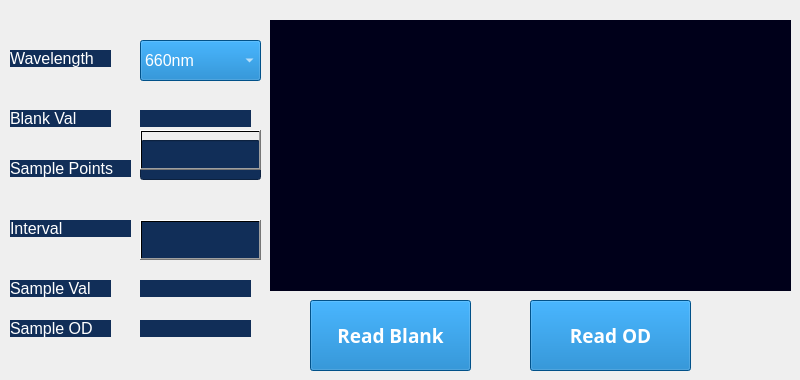
    <widget class="QWidget" name="page_4">
     <widget class="QComboBox" name="comboBox">
      <property name="geometry">
       <rect>
        <x>140</x>
        <y>40</y>
        <width>121</width>
        <height>41</height>
       </rect>
      </property>
      <property name="font">
       <font>
        <pointsize>12</pointsize>
       </font>
      </property>
      <property name="styleSheet">
       <string notr="true">background:rgb(1, 114, 192);
color:rgb(255, 255, 255);</string>
      </property>
      <item>
       <property name="text">
        <string>660nm</string>
       </property>
      </item>
      <item>
       <property name="text">
        <string>625nm</string>
       </property>
      </item>
      <item>
       <property name="text">
        <string>570nm</string>
       </property>
      </item>
      <item>
       <property name="text">
        <string>525nm</string>
       </property>
      </item>
      <item>
       <property name="text">
        <string>505nm</string>
       </property>
      </item>
      <item>
       <property name="text">
        <string>405nm</string>
       </property>
      </item>
      <item>
       <property name="text">
        <string>360nm</string>
       </property>
      </item>
     </widget>
     <widget class="QLabel" name="label_30">
      <property name="geometry">
       <rect>
        <x>10</x>
        <y>50</y>
        <width>101</width>
        <height>17</height>
       </rect>
      </property>
      <property name="font">
       <font>
        <pointsize>12</pointsize>
       </font>
      </property>
      <property name="styleSheet">
       <string notr="true">background:rgb(17, 46, 88);
color:rgb(255, 255, 255);</string>
      </property>
      <property name="text">
       <string>Wavelength</string>
      </property>
     </widget>
     <widget class="QLabel" name="label_32">
      <property name="geometry">
       <rect>
        <x>10</x>
        <y>110</y>
        <width>101</width>
        <height>17</height>
       </rect>
      </property>
      <property name="font">
       <font>
        <pointsize>12</pointsize>
       </font>
      </property>
      <property name="styleSheet">
       <string notr="true">background:rgb(17, 46, 88);
color:rgb(255, 255, 255);</string>
      </property>
      <property name="text">
       <string>Blank Val</string>
      </property>
     </widget>
     <widget class="QLabel" name="label_33">
      <property name="geometry">
       <rect>
        <x>140</x>
        <y>110</y>
        <width>111</width>
        <height>17</height>
       </rect>
      </property>
      <property name="font">
       <font>
        <pointsize>12</pointsize>
       </font>
      </property>
      <property name="styleSheet">
       <string notr="true">background:rgb(17, 46, 88);
color:rgb(255, 255, 255);</string>
      </property>
      <property name="text">
       <string/>
      </property>
     </widget>
     <widget class="QPushButton" name="pushButton_48">
      <property name="geometry">
       <rect>
        <x>310</x>
        <y>300</y>
        <width>161</width>
        <height>71</height>
       </rect>
      </property>
      <property name="font">
       <font>
        <family>PibotoLt</family>
        <pointsize>14</pointsize>
        <weight>75</weight>
        <bold>true</bold>
       </font>
      </property>
      <property name="styleSheet">
       <string notr="true">background:rgb(1, 114, 192);
color:rgb(255, 255, 255);</string>
      </property>
      <property name="text">
       <string>Read Blank</string>
      </property>
     </widget>
     <widget class="QPushButton" name="pushButton_49">
      <property name="geometry">
       <rect>
        <x>530</x>
        <y>300</y>
        <width>161</width>
        <height>71</height>
       </rect>
      </property>
      <property name="font">
       <font>
        <family>PibotoLt</family>
        <pointsize>14</pointsize>
        <weight>75</weight>
        <bold>true</bold>
       </font>
      </property>
      <property name="styleSheet">
       <string notr="true">background:rgb(1, 114, 192);
color:rgb(255, 255, 255);</string>
      </property>
      <property name="text">
       <string>Read OD</string>
      </property>
     </widget>
     <widget class="QPushButton" name="pushButton_27">
      <property name="geometry">
       <rect>
        <x>140</x>
        <y>130</y>
        <width>121</width>
        <height>40</height>
       </rect>
      </property>
      <property name="styleSheet">
       <string notr="true">background:qlineargradient(spread:pad, x1:0, y1:0, x2:1, y2:0, stop:0 rgba(0, 0, 0, 0), stop:1 rgba(0,0,0,0))</string>
      </property>
      <property name="text">
       <string/>
      </property>
     </widget>
     <widget class="QLabel" name="label_34">
      <property name="geometry">
       <rect>
        <x>10</x>
        <y>160</y>
        <width>121</width>
        <height>17</height>
       </rect>
      </property>
      <property name="font">
       <font>
        <pointsize>12</pointsize>
       </font>
      </property>
      <property name="styleSheet">
       <string notr="true">background:rgb(17, 46, 88);
color:rgb(255, 255, 255);</string>
      </property>
      <property name="text">
       <string>Sample Points</string>
      </property>
     </widget>
     <widget class="QLineEdit" name="lineEdit_10">
      <property name="geometry">
       <rect>
        <x>140</x>
        <y>140</y>
        <width>121</width>
        <height>40</height>
       </rect>
      </property>
      <property name="styleSheet">
       <string notr="true">background:rgb(17, 46, 88);
color:rgb(255, 255, 255);</string>
      </property>
     </widget>
     <widget class="QLabel" name="label_35">
      <property name="geometry">
       <rect>
        <x>10</x>
        <y>280</y>
        <width>101</width>
        <height>17</height>
       </rect>
      </property>
      <property name="font">
       <font>
        <pointsize>12</pointsize>
       </font>
      </property>
      <property name="styleSheet">
       <string notr="true">background:rgb(17, 46, 88);
color:rgb(255, 255, 255);</string>
      </property>
      <property name="text">
       <string>Sample Val</string>
      </property>
     </widget>
     <widget class="QLabel" name="label_36">
      <property name="geometry">
       <rect>
        <x>140</x>
        <y>280</y>
        <width>111</width>
        <height>17</height>
       </rect>
      </property>
      <property name="font">
       <font>
        <pointsize>12</pointsize>
       </font>
      </property>
      <property name="styleSheet">
       <string notr="true">background:rgb(17, 46, 88);
color:rgb(255, 255, 255);</string>
      </property>
      <property name="text">
       <string/>
      </property>
     </widget>
     <widget class="QCustomPlot" name="customPlot_2" native="true">
      <property name="geometry">
       <rect>
        <x>270</x>
        <y>20</y>
        <width>521</width>
        <height>271</height>
       </rect>
      </property>
      <property name="styleSheet">
       <string notr="true">background:rgb(0, 0, 26)</string>
      </property>
     </widget>
     <widget class="QLabel" name="label_37">
      <property name="geometry">
       <rect>
        <x>140</x>
        <y>320</y>
        <width>111</width>
        <height>17</height>
       </rect>
      </property>
      <property name="font">
       <font>
        <pointsize>12</pointsize>
       </font>
      </property>
      <property name="styleSheet">
       <string notr="true">background:rgb(17, 46, 88);
color:rgb(255, 255, 255);</string>
      </property>
      <property name="text">
       <string/>
      </property>
     </widget>
     <widget class="QLabel" name="label_38">
      <property name="geometry">
       <rect>
        <x>10</x>
        <y>320</y>
        <width>101</width>
        <height>17</height>
       </rect>
      </property>
      <property name="font">
       <font>
        <pointsize>12</pointsize>
       </font>
      </property>
      <property name="styleSheet">
       <string notr="true">background:rgb(17, 46, 88);
color:rgb(255, 255, 255);</string>
      </property>
      <property name="text">
       <string>Sample OD</string>
      </property>
     </widget>
     <widget class="QLabel" name="label_111">
      <property name="geometry">
       <rect>
        <x>10</x>
        <y>220</y>
        <width>121</width>
        <height>17</height>
       </rect>
      </property>
      <property name="font">
       <font>
        <pointsize>12</pointsize>
       </font>
      </property>
      <property name="styleSheet">
       <string notr="true">background:rgb(17, 46, 88);
color:rgb(255, 255, 255);</string>
      </property>
      <property name="text">
       <string>Interval</string>
      </property>
     </widget>
     <widget class="QPushButton" name="pushButton_57">
      <property name="geometry">
       <rect>
        <x>140</x>
        <y>220</y>
        <width>121</width>
        <height>40</height>
       </rect>
      </property>
      <property name="styleSheet">
       <string notr="true">background:qlineargradient(spread:pad, x1:0, y1:0, x2:1, y2:0, stop:0 rgba(0, 0, 0, 0), stop:1 rgba(0,0,0,0))</string>
      </property>
      <property name="text">
       <string/>
      </property>
     </widget>
     <widget class="QLineEdit" name="lineEdit_19">
      <property name="geometry">
       <rect>
        <x>140</x>
        <y>220</y>
        <width>121</width>
        <height>40</height>
       </rect>
      </property>
      <property name="styleSheet">
       <string notr="true">background:rgb(17, 46, 88);
color:rgb(255, 255, 255);</string>
      </property>
     </widget>
     <zorder>lineEdit_19</zorder>
     <zorder>lineEdit_10</zorder>
     <zorder>comboBox</zorder>
     <zorder>label_30</zorder>
     <zorder>label_32</zorder>
     <zorder>label_33</zorder>
     <zorder>pushButton_48</zorder>
     <zorder>pushButton_49</zorder>
     <zorder>pushButton_27</zorder>
     <zorder>label_34</zorder>
     <zorder>label_35</zorder>
     <zorder>label_36</zorder>
     <zorder>customPlot_2</zorder>
     <zorder>label_37</zorder>
     <zorder>label_38</zorder>
     <zorder>label_111</zorder>
     <zorder>pushButton_57</zorder>
    </widget>
